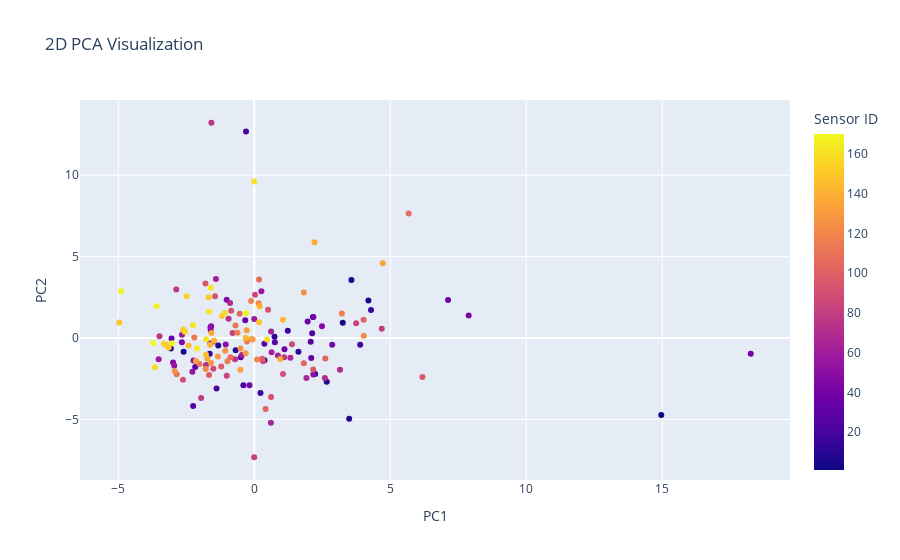
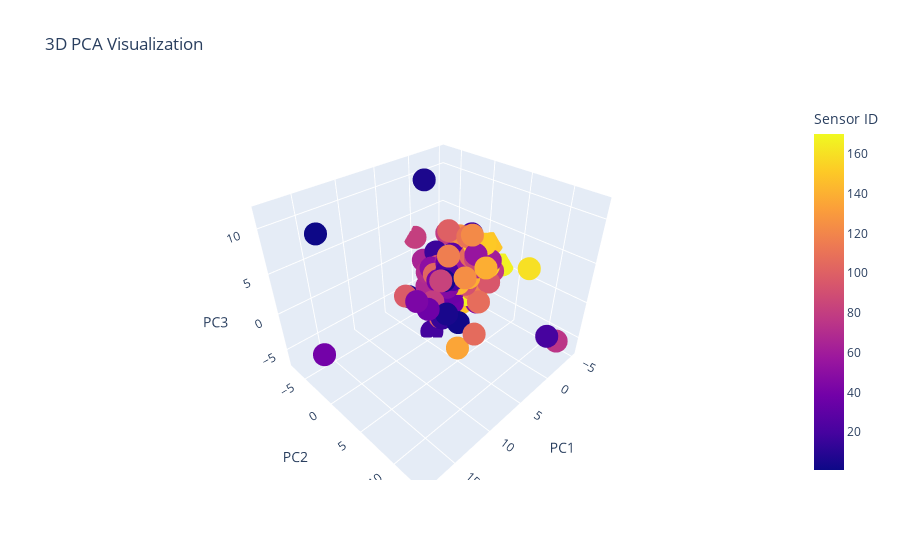

Notebook cell for these charts, in order:
### Markdown cell above
### 5.2.2. lazy Correlation

### Code cell
# Example usage
results_mi_corr = evaluate_pca_indepth(df_corr, n_components=10, color_column='Sensor ID', n_clusters=3)

print("Evaluation Results:")
print(f"Explained Variance Ratio: {results_mi_corr['explained_variance_ratio']}")
print(f"Cumulative Explained Variance: {results_mi_corr['cumulative_explained_variance']}")
print(f"Reconstruction Error: {results_mi_corr['reconstruction_error']}")
print(f"Silhouette Score: {results_mi_corr['silhouette_score']}")

### Figure 1 — Plotly figure (JSON) as saved in the notebook; plotly's stock layout.template omitted (floating-point values rounded to 4 significant figures; data arrays with more than 128 entries replaced by an {"elided": "..."} marker saying what was removed)
{"data": [{"hovertemplate": "PC1=%{x}<br>PC2=%{y}<br>Sensor ID=%{marker.color}<extra></extra>", "legendgroup": "", "marker": {"color": {"elided": "169 int values"}, "coloraxis": "coloraxis", "symbol": "circle"}, "mode": "markers", "name": "", "orientation": "v", "showlegend": false, "type": "scatter", "x": {"elided": "169 float values"}, "xaxis": "x", "y": {"elided": "169 float values"}, "yaxis": "y"}], "layout": {"coloraxis": {"colorbar": {"title": {"text": "Sensor ID"}}, "colorscale": [[0, "#0d0887"], [0.1111, "#46039f"], [0.2222, "#7201a8"], [0.3333, "#9c179e"], [0.4444, "#bd3786"], [0.5556, "#d8576b"], [0.6667, "#ed7953"], [0.7778, "#fb9f3a"], [0.8889, "#fdca26"], [1, "#f0f921"]]}, "legend": {"tracegroupgap": 0}, "title": {"text": "2D PCA Visualization"}, "xaxis": {"anchor": "y", "domain": [0, 1], "title": {"text": "PC1"}}, "yaxis": {"anchor": "x", "domain": [0, 1], "title": {"text": "PC2"}}}}

### Figure 2 — Plotly figure (JSON) as saved in the notebook; plotly's stock layout.template omitted (floating-point values rounded to 4 significant figures; data arrays with more than 128 entries replaced by an {"elided": "..."} marker saying what was removed)
{"data": [{"hovertemplate": "PC1=%{x}<br>PC2=%{y}<br>PC3=%{z}<br>Sensor ID=%{marker.color}<extra></extra>", "legendgroup": "", "marker": {"color": {"elided": "169 int values"}, "coloraxis": "coloraxis", "symbol": "circle"}, "mode": "markers", "name": "", "scene": "scene", "showlegend": false, "type": "scatter3d", "x": {"elided": "169 float values"}, "y": {"elided": "169 float values"}, "z": {"elided": "169 float values"}}], "layout": {"coloraxis": {"colorbar": {"title": {"text": "Sensor ID"}}, "colorscale": [[0, "#0d0887"], [0.1111, "#46039f"], [0.2222, "#7201a8"], [0.3333, "#9c179e"], [0.4444, "#bd3786"], [0.5556, "#d8576b"], [0.6667, "#ed7953"], [0.7778, "#fb9f3a"], [0.8889, "#fdca26"], [1, "#f0f921"]]}, "legend": {"tracegroupgap": 0}, "scene": {"domain": {"x": [0, 1], "y": [0, 1]}, "xaxis": {"title": {"text": "PC1"}}, "yaxis": {"title": {"text": "PC2"}}, "zaxis": {"title": {"text": "PC3"}}}, "title": {"text": "3D PCA Visualization"}}}
